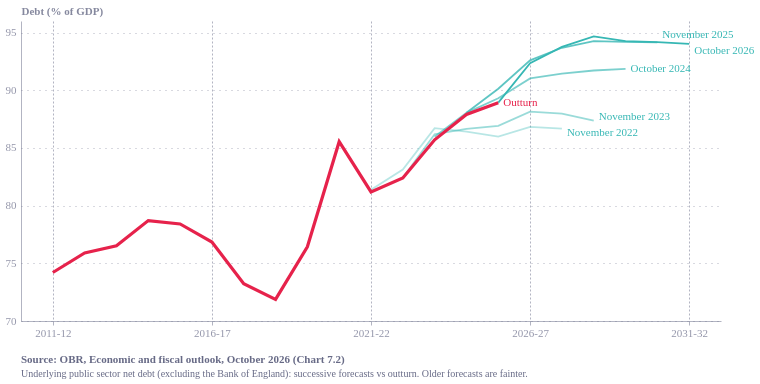

The cell this chart's notebook holds for it:
### Code cell
import pandas as pd
import numpy as np
import altair as alt
from ecostyles import EcoStyles

styles = EcoStyles(); styles.register_and_enable_theme()

# Successive OBR forecasts of underlying debt vs outturn, % of GDP. Source: OBR EFO Oct 2026, Chart 7.2.
xl = "../Data/efo-october-2026-charts-and-tables-chapter-7.xlsx"   # adjust path
raw = pd.read_excel(xl, sheet_name="C7.2", header=None)

order = ["November 2022", "November 2023", "October 2024",
         "November 2025", "October 2026", "Outturn"]

# right-hand block of the sheet (F26:L47): header on row 26, data rows 27-47
d = raw.iloc[26:47, 5:12].copy()
d.columns = ["fy", "Outturn", "November 2022", "November 2023",
             "October 2024", "November 2025", "October 2026"]
d["year"] = d["fy"].astype(str).str[:4].astype(int)          # "2026-27" -> 2026
for c in order:
    d[c] = pd.to_numeric(d[c], errors="coerce")

# sanity check against Table A.9 (PSND ex BoE, % of GDP, Oct 2026 forecast)
latest = d.set_index("fy")["October 2026"]
for fy, v in {"2026-27": 92.4, "2027-28": 93.8, "2028-29": 94.7,
              "2029-30": 94.3, "2030-31": 94.2, "2031-32": 94.0}.items():
    assert abs(latest[fy] - v) < 0.1, (fy, latest[fy], v)

long = d.melt(id_vars=["fy", "year"], value_vars=order,
              var_name="series", value_name="value").dropna(subset=["value"])
long["kind"] = np.where(long["series"] == "Outturn", "Outturn", "Forecast")

base = alt.Chart(long).encode(
    detail="series:N",
    color=alt.Color("kind:N", sort=["Forecast", "Outturn"],
        scale=alt.Scale(domain=["Forecast", "Outturn"], range=["#36B7B4", "#E6224B"]),
        legend=None))

lines = base.mark_line().encode(
    x=alt.X("year:Q", title=None, scale=alt.Scale(domain=[2011, 2032]),
        axis=alt.Axis(values=[2011, 2016, 2021, 2026, 2031],
            labelExpr="datum.value + '-' + slice(toString(datum.value + 1), 2)")),
    y=alt.Y("value:Q", title="Debt (% of GDP)", scale=alt.Scale(zero=False)),
    # ordinal scales: the default point scale only reads the first two range values
    opacity=alt.Opacity("series:N", legend=None,
        scale=alt.Scale(type="ordinal", domain=order, range=[0.35, 0.5, 0.65, 0.8, 1, 1])),
    strokeWidth=alt.StrokeWidth("kind:N", legend=None,
        scale=alt.Scale(type="ordinal", domain=["Forecast", "Outturn"], range=[1.8, 3.2])))

# end-of-line direct labels, nudged (pp of GDP) so neighbours don't collide
nudge = {"November 2022": -0.35, "November 2023": 0.3, "November 2025": 0.6, "October 2026": -0.6}
nudge_expr = "datum.value + (" + " : ".join(
    f"datum.series == '{k}' ? {v}" for k, v in nudge.items()) + " : 0)"

labels = base.transform_calculate(ypos=nudge_expr).mark_text(
    align="left", dx=5, fontSize=11).encode(
    x=alt.X("year:Q", aggregate="max"),
    y=alt.Y("ypos:Q", aggregate={"argmax": "year"}, title="Debt (% of GDP)"),
    text="series:N")

# hover: vertical rule, tooltip lists every series for that year
nearest = alt.selection_point(fields=["year"], nearest=True, on="mouseover",
                              empty=False, clear="mouseout")
selectors = alt.Chart(long).mark_point(opacity=0).encode(x="year:Q").add_params(nearest)
rule = alt.Chart(long).transform_pivot("series", value="value", groupby=["year", "fy"]).mark_rule(
    color="#c9c9c9").encode(
    x="year:Q",
    tooltip=[alt.Tooltip("fy:N", title="Year")] +
            [alt.Tooltip(field=s, type="quantitative", format=".1f", title=s) for s in order]
).transform_filter(nearest)

caption = alt.Title(
    text="Source: OBR, Economic and fiscal outlook, October 2026 (Chart 7.2)",
    subtitle=["Underlying public sector net debt (excluding the Bank of England): successive forecasts vs outturn. Older forecasts are fainter."],
    orient="bottom", anchor="start", fontSize=11, subtitleFontSize=10,
    color="#676A86", subtitleColor="#676A86", dy=12)

chart = (lines + labels + selectors + rule).properties(
    width=700, height=300, title=caption).configure(
    background="white", font="Circular Std").configure_view(
    fill="transparent", stroke="transparent")

styles.save(chart, path=".", name="debt_forecasts_vs_outturn", svg=True)
chart.save("debt_forecasts_vs_outturn.png", scale_factor=2.0)
chart.save("debt_forecasts_vs_outturn.html")          # standalone interactive file
chart

### Figure 1 — Vega-Lite specification as saved in the notebook (floating-point values rounded to 4 significant figures)
{"config": {"font": "Circular Std", "text": {"color": "#676A86", "align": "left", "baseline": "middle", "dx": 7, "dy": 0, "fontSize": 11}, "view": {"stroke": "transparent", "continuousWidth": 400, "continuousHeight": 300, "discreteWidth": 400, "discreteHeight": 300, "fill": "transparent"}, "range": {"category": ["#36B7B4", "#E6224B", "#F4C245", "#0063AF", "#00A767", "#179FDB", "#EB5C2E"], "diverging": ["#E6224B", "#E54753", "#C9C9C9", "#179FDB", "#122B39"], "heatmap": ["#C9C9C9", "#179FDB", "#0063AF", "#122B39"], "ordinal": ["#00A767", "#36B7B4", "#179FDB", "#0063AF", "#243B5A"]}, "bar": {"color": "#179fdb"}, "line": {"color": "#e6224b"}, "rule": {"color": "#676A86"}, "area": {"opacity": 0.3}, "point": {"filled": true, "size": 80, "color": "#e6224b", "opacity": 0.95}, "geoshape": {"stroke": "white", "strokeWidth": 0.3}, "rect": {"fill": "#d6d4d4", "opacity": 0.3}, "axis": {"labelColor": "#676A86", "labelFontSize": 11, "labelFont": "Circular Std", "labelOpacity": 0.7, "tickColor": "#676A86", "tickOpacity": 0.5, "domainColor": "#676A86", "domainOpacity": 0.5, "gridColor": "#676A86", "gridDash": [2, 2], "gridOpacity": 0.5, "title": null, "titleColor": "#676A86", "titleOpacity": 0.8, "tickSize": 4}, "axisXDiscrete": {"grid": false, "labelAngle": 0, "tickCount": 10, "tickOpacity": 0.5, "title": null}, "axisYDiscrete": {"ticks": false, "labelPadding": 5}, "axisXTemporal": {"grid": false, "ticks": true}, "axisXQuantitative": {"grid": true}, "axisYQuantitative": {"gridColor": "#676A86", "gridDash": [1, 5], "gridOpacity": 0.5, "ticks": false, "labelPadding": 5, "tickCount": 8, "titleAngle": 0, "titleAlign": "left", "titleBaseline": "bottom", "titleX": 0, "titleY": -5}, "title": {"color": "#676A86E6", "subtitleColor": "#676A86", "font": "Circular Std", "subtitleFont": "Circular Std", "anchor": "start", "fontSize": 14, "subtitleFontSize": 12, "subtitlePadding": 4, "offset": 0, "frame": "group"}, "legend": {"titleColor": "#122b39", "title": null, "labelColor": "#122b39", "labelFontSize": 11}, "background": "white"}, "layer": [{"mark": {"type": "line"}, "encoding": {"color": {"field": "kind", "legend": null, "scale": {"domain": ["Forecast", "Outturn"], "range": ["#36B7B4", "#E6224B"]}, "sort": ["Forecast", "Outturn"], "type": "nominal"}, "detail": {"field": "series", "type": "nominal"}, "opacity": {"field": "series", "legend": null, "scale": {"domain": ["November 2022", "November 2023", "October 2024", "November 2025", "October 2026", "Outturn"], "range": [0.35, 0.5, 0.65, 0.8, 1, 1], "type": "ordinal"}, "type": "nominal"}, "strokeWidth": {"field": "kind", "legend": null, "scale": {"domain": ["Forecast", "Outturn"], "range": [1.8, 3.2], "type": "ordinal"}, "type": "nominal"}, "x": {"axis": {"labelExpr": "datum.value + '-' + slice(toString(datum.value + 1), 2)", "values": [2011, 2016, 2021, 2026, 2031]}, "field": "year", "scale": {"domain": [2011, 2032]}, "title": null, "type": "quantitative"}, "y": {"field": "value", "scale": {"zero": false}, "title": "Debt (% of GDP)", "type": "quantitative"}}}, {"mark": {"type": "text", "align": "left", "dx": 5, "fontSize": 11}, "encoding": {"color": {"field": "kind", "legend": null, "scale": {"domain": ["Forecast", "Outturn"], "range": ["#36B7B4", "#E6224B"]}, "sort": ["Forecast", "Outturn"], "type": "nominal"}, "detail": {"field": "series", "type": "nominal"}, "text": {"field": "series", "type": "nominal"}, "x": {"aggregate": "max", "field": "year", "type": "quantitative"}, "y": {"aggregate": {"argmax": "year"}, "field": "ypos", "title": "Debt (% of GDP)", "type": "quantitative"}}, "transform": [{"calculate": "datum.value + (datum.series == 'November 2022' ? -0.35 : datum.series == 'November 2023' ? 0.3 : datum.series == 'November 2025' ? 0.6 : datum.series == 'October 2026' ? -0.6 : 0)", "as": "ypos"}]}, {"mark": {"type": "point", "opacity": 0}, "encoding": {"x": {"field": "year", "type": "quantitative"}}, "name": "view_5a5d959875493cdb_2"}, {"mark": {"type": "rule", "color": "#c9c9c9"}, "encoding": {"tooltip": [{"field": "fy", "title": "Year", "type": "nominal"}, {"field": "November 2022", "format": ".1f", "title": "November 2022", "type": "quantitative"}, {"field": "November 2023", "format": ".1f", "title": "November 2023", "type": "quantitative"}, {"field": "October 2024", "format": ".1f", "title": "October 2024", "type": "quantitative"}, {"field": "November 2025", "format": ".1f", "title": "November 2025", "type": "quantitative"}, {"field": "October 2026", "format": ".1f", "title": "October 2026", "type": "quantitative"}, {"field": "Outturn", "format": ".1f", "title": "Outturn", "type": "quantitative"}], "x": {"field": "year", "type": "quantitative"}}, "transform": [{"pivot": "series", "value": "value", "groupby": ["year", "fy"]}, {"filter": {"param": "param_053ac7fc60bd0977", "empty": false}}]}], "data": {"name": "data-4d4d2a2ee4cbd85e57fb27b7c9731658"}, "height": 300, "params": [{"name": "param_053ac7fc60bd0977", "select": {"type": "point", "clear": "mouseout", "fields": ["year"], "nearest": true, "on": "mouseover"}, "views": ["view_5a5d959875493cdb_2"]}], "title": {"text": "Source: OBR, Economic and fiscal outlook, October 2026 (Chart 7.2)", "anchor": "start", "color": "#676A86", "dy": 12, "fontSize": 11, "orient": "bottom", "subtitle": ["Underlying public sector net debt (excluding the Bank of England): successive forecasts vs outturn. Older forecasts are fainter."], "subtitleColor": "#676A86", "subtitleFontSize": 10}, "width": 700, "$schema": "https://vega.github.io/schema/vega-lite/v6.4.1.json", "datasets": {"data-4d4d2a2ee4cbd85e57fb27b7c9731658": [{"fy": "2021-22", "year": 2021, "series": "November 2022", "value": 81.37, "kind": "Forecast"}, {"fy": "2022-23", "year": 2022, "series": "November 2022", "value": 83.12, "kind": "Forecast"}, {"fy": "2023-24", "year": 2023, "series": "November 2022", "value": 86.71, "kind": "Forecast"}, {"fy": "2024-25", "year": 2024, "series": "November 2022", "value": 86.41, "kind": "Forecast"}, {"fy": "2025-26", "year": 2025, "series": "November 2022", "value": 85.97, "kind": "Forecast"}, {"fy": "2026-27", "year": 2026, "series": "November 2022", "value": 86.82, "kind": "Forecast"}, {"fy": "2027-28", "year": 2027, "series": "November 2022", "value": 86.67, "kind": "Forecast"}, {"fy": "2022-23", "year": 2022, "series": "November 2023", "value": 82.42, "kind": "Forecast"}, {"fy": "2023-24", "year": 2023, "series": "November 2023", "value": 86.19, "kind": "Forecast"}, {"fy": "2024-25", "year": 2024, "series": "November 2023", "value": 86.66, "kind": "Forecast"}, {"fy": "2025-26", "year": 2025, "series": "November 2023", "value": 86.91, "kind": "Forecast"}, {"fy": "2026-27", "year": 2026, "series": "November 2023", "value": 88.14, "kind": "Forecast"}, {"fy": "2027-28", "year": 2027, "series": "November 2023", "value": 87.97, "kind": "Forecast"}, {"fy": "2028-29", "year": 2028, "series": "November 2023", "value": 87.36, "kind": "Forecast"}, {"fy": "2023-24", "year": 2023, "series": "October 2024", "value": 85.98, "kind": "Forecast"}, {"fy": "2024-25", "year": 2024, "series": "October 2024", "value": 88.04, "kind": "Forecast"}, {"fy": "2025-26", "year": 2025, "series": "October 2024", "value": 89.3, "kind": "Forecast"}, {"fy": "2026-27", "year": 2026, "series": "October 2024", "value": 91.03, "kind": "Forecast"}, {"fy": "2027-28", "year": 2027, "series": "October 2024", "value": 91.44, "kind": "Forecast"}, {"fy": "2028-29", "year": 2028, "series": "October 2024", "value": 91.71, "kind": "Forecast"}, {"fy": "2029-30", "year": 2029, "series": "October 2024", "value": 91.86, "kind": "Forecast"}, {"fy": "2024-25", "year": 2024, "series": "November 2025", "value": 88.05, "kind": "Forecast"}, {"fy": "2025-26", "year": 2025, "series": "November 2025", "value": 90.13, "kind": "Forecast"}, {"fy": "2026-27", "year": 2026, "series": "November 2025", "value": 92.59, "kind": "Forecast"}, {"fy": "2027-28", "year": 2027, "series": "November 2025", "value": 93.68, "kind": "Forecast"}, {"fy": "2028-29", "year": 2028, "series": "November 2025", "value": 94.26, "kind": "Forecast"}, {"fy": "2029-30", "year": 2029, "series": "November 2025", "value": 94.2, "kind": "Forecast"}, {"fy": "2030-31", "year": 2030, "series": "November 2025", "value": 94.15, "kind": "Forecast"}, {"fy": "2025-26", "year": 2025, "series": "October 2026", "value": 88.92, "kind": "Forecast"}, {"fy": "2026-27", "year": 2026, "series": "October 2026", "value": 92.35, "kind": "Forecast"}, {"fy": "2027-28", "year": 2027, "series": "October 2026", "value": 93.75, "kind": "Forecast"}, {"fy": "2028-29", "year": 2028, "series": "October 2026", "value": 94.66, "kind": "Forecast"}, {"fy": "2029-30", "year": 2029, "series": "October 2026", "value": 94.25, "kind": "Forecast"}, {"fy": "2030-31", "year": 2030, "series": "October 2026", "value": 94.17, "kind": "Forecast"}, {"fy": "2031-32", "year": 2031, "series": "October 2026", "value": 94.01, "kind": "Forecast"}, {"fy": "2011-12", "year": 2011, "series": "Outturn", "value": 74.2, "kind": "Outturn"}, {"fy": "2012-13", "year": 2012, "series": "Outturn", "value": 75.9, "kind": "Outturn"}, {"fy": "2013-14", "year": 2013, "series": "Outturn", "value": 76.52, "kind": "Outturn"}, {"fy": "2014-15", "year": 2014, "series": "Outturn", "value": 78.71, "kind": "Outturn"}, {"fy": "2015-16", "year": 2015, "series": "Outturn", "value": 78.41, "kind": "Outturn"}, {"fy": "2016-17", "year": 2016, "series": "Outturn", "value": 76.85, "kind": "Outturn"}, {"fy": "2017-18", "year": 2017, "series": "Outturn", "value": 73.23, "kind": "Outturn"}, {"fy": "2018-19", "year": 2018, "series": "Outturn", "value": 71.87, "kind": "Outturn"}, {"fy": "2019-20", "year": 2019, "series": "Outturn", "value": 76.43, "kind": "Outturn"}, {"fy": "2020-21", "year": 2020, "series": "Outturn", "value": 85.54, "kind": "Outturn"}, {"fy": "2021-22", "year": 2021, "series": "Outturn", "value": 81.18, "kind": "Outturn"}, {"fy": "2022-23", "year": 2022, "series": "Outturn", "value": 82.39, "kind": "Outturn"}, {"fy": "2023-24", "year": 2023, "series": "Outturn", "value": 85.7, "kind": "Outturn"}, {"fy": "2024-25", "year": 2024, "series": "Outturn", "value": 87.9, "kind": "Outturn"}, {"fy": "2025-26", "year": 2025, "series": "Outturn", "value": 88.92, "kind": "Outturn"}]}}
